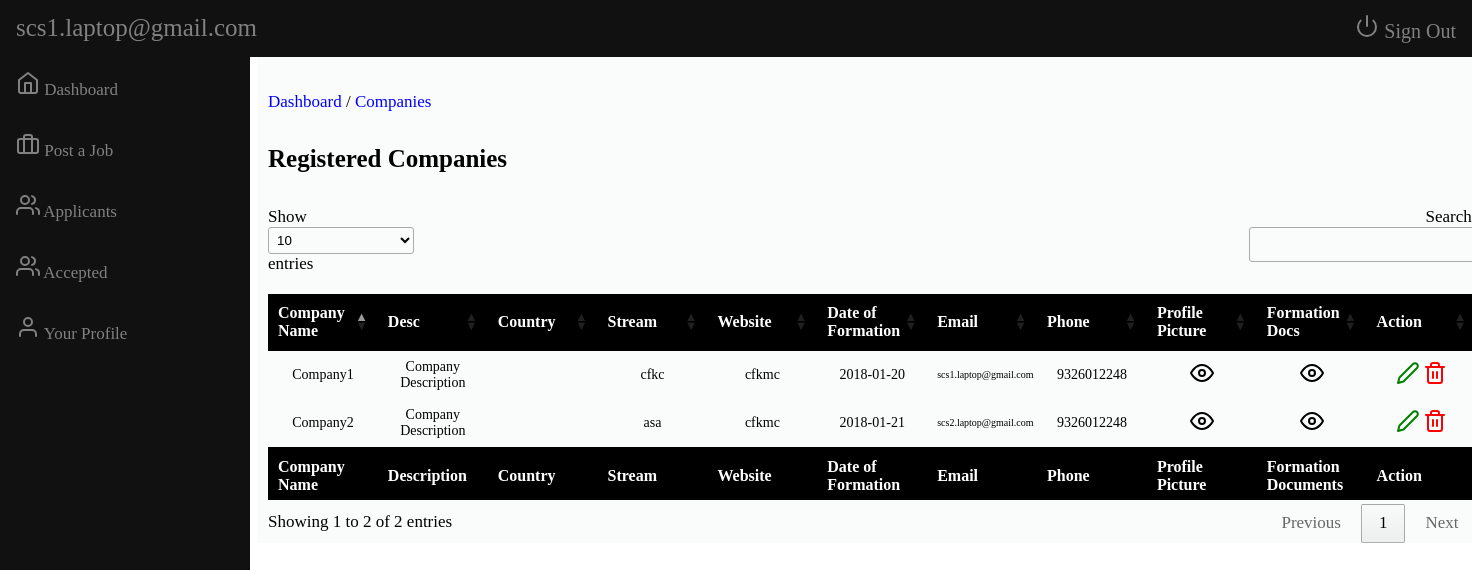
The page /admin/company.php (signed in) on the database its author committed.
### tables this page shows
CREATE TABLE `company` (
  `id` int(11) NOT NULL,
  `name` varchar(100) NOT NULL,
  `description` varchar(500) NOT NULL,
  `country` varchar(50) NOT NULL,
  `stream` varchar(100) NOT NULL,
  `website` varchar(200) NOT NULL,
  `date` varchar(50) NOT NULL,
  `email` varchar(100) NOT NULL,
  `phone` varchar(10) NOT NULL,
  `password` varchar(50) NOT NULL,
  `photo` varchar(200) NOT NULL,
  `form_doc` varchar(200) NOT NULL,
  `verified` int(11) NOT NULL
);

### admin/company.php (the view, shortened to what this page needs)
<?php
include('include/header.php');
include('include/sidebar.php');
?>
<p><a href="dashboard.php" >Dashboard</a>&nbsp;/&nbsp;<a href="company.php">Companies</a></p>
<div class="row">
    <div class="col">
        <h1 class="page-header" style="font-size: 25px;">
            Registered Companies
        </h1>
    </div>
</div>
<div class="table-div">
    <table id="example">
        <thead>
            <tr>
                <th>Company Name</th>
                <th>Desc</th>
                <th>Country</th>
                <th>Stream</th>
                <th>Website</th>
                <th>Date of Formation</th>
                <th>Email</th>
                <th>Phone</th>
                <th>Profile Picture</th>
                <th>Formation Docs</th>
                <th>Action</th>
            </tr>
        </thead>
        <tbody>
            <?php
            include('connection/db.php');
            $query = mysqli_query($conn, "select * from company where verified=1");
            while ($row = mysqli_fetch_array($query)) {
            ?>
                <tr>
                    <td><?php echo $row['name'] ?></td>
                    <td><?php echo $row['description'] ?></td>
                    <td><?php echo $row['country'] ?></td>
                    <td><?php echo $row['stream'] ?></td>
                    <td><?php echo $row['website'] ?></td>
                    <td><?php echo $row['date'] ?></td>
                    <td style="font-size:10px;"><?php echo $row['email'] ?></td>
                    <td><?php echo $row['phone'] ?></td>
                    <td>
                        <button data-feather="eye" onclick="showPic('<?php echo $row['photo'] ?>')"></button>
                    </td>
                    <td>
                        <button data-feather="eye" onclick="showDoc('<?php echo $row['form_doc'] ?>')"></button>
                    </td>
                    <td>
                        <div class="row">
                            <div class="btn-group">
                                <a href="company_edit.php?id=<?php echo $row['id'] ?>"><span data-feather="edit-2" class="success"></span></a>
                                <a href="company_delete.php?del=<?php echo $row['id'] ?>"><span data-feather="trash-2" class="danger"></span></a>
                            </div>
                        </div>
                    </td>
                </tr>
            <?php } ?>
        </tbody>
        <tfoot>
            <tr>
                <th>Company Name</th>
                <th>Description</th>
                <th>Country</th>
                <th>Stream</th>
                <th>Website</th>
                <th>Date of Formation</th>
                <th>Email</th>
                <th>Phone</th>
                <th>Profile Picture</th>
                <th>Formation Documents</th>
                <th>Action</th>
            </tr>
        </tfoot>
    </table>
</div>
</div>
</div>
</div>
</body>
</html>

### admin/css/admin_dashboard.css (style rules this page uses)
#example { table-layout: fixed; width: 100%; padding-top: 20px; border: none; }
.table-div { width: 83%; }
body { background-color: #ffffff ; font-size: 17px; font-family: Raleway-SemiBold; overflow-x: hidden; }
table { border-collapse: collapse; border-spacing: 0; width: 100%; border: 1px solid #ddd; }
td { font-size: 14px; text-align: center; padding: 16px; }
th { font-size: 16px; text-align: center; padding: 16px; background-color: black; color: white; }
.success { color: green; }
.danger { color: red; }
a { text-decoration: none; color: blue; }

### rows shown on the page
company: name "Company1", description "Company Description", stream "cfkc", website "cfkmc", date "2018-01-20", email "scs1.laptop@gmail.com", phone "9326012248"
company: name "Company2", description "Company Description", stream "asa", website "cfkmc", date "2018-01-21", email "scs2.laptop@gmail.com", phone "9326012248"

### other values the page prints
$_SESSION['email'] "scs1.laptop@gmail.com"
